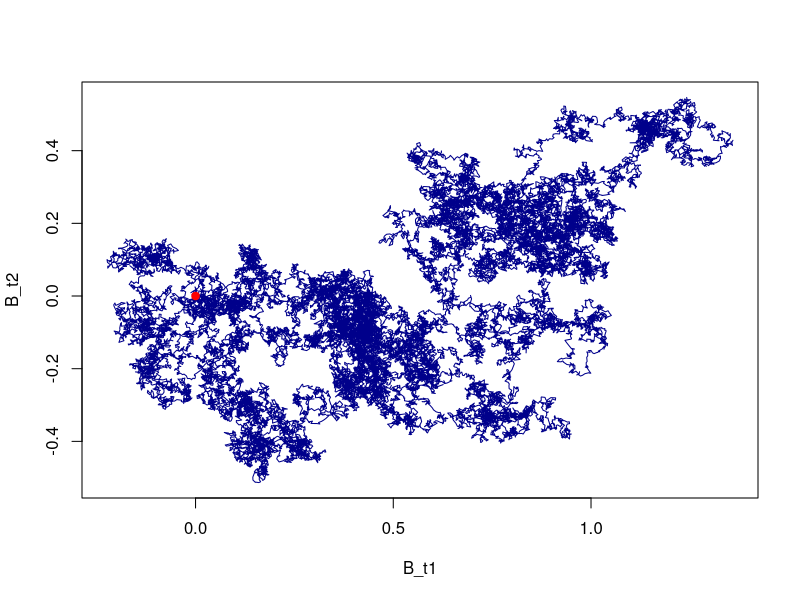

Recreate this plot in R.
################################################################################
# Simulation d’un mouvement brownien en deux dimensions
################################################################################
set.seed(1235)

### discrétisation du temps
pas_temps = 1/50000
### Simulation des accroissements
B_acc1 = rnorm(50000,sd=sqrt(pas_temps))
B_acc2 = rnorm(50000,sd=sqrt(pas_temps))
### Simulation d’une trajectoire
B_sim1 = c(0,cumsum(B_acc1))
B_sim2 = c(0,cumsum(B_acc2))
plot(B_sim1, B_sim2 ,type="l", xlab="B_t1", ylab="B_t2", col="darkblue")
points(0,0, col="red", pch=19, cex=1)

